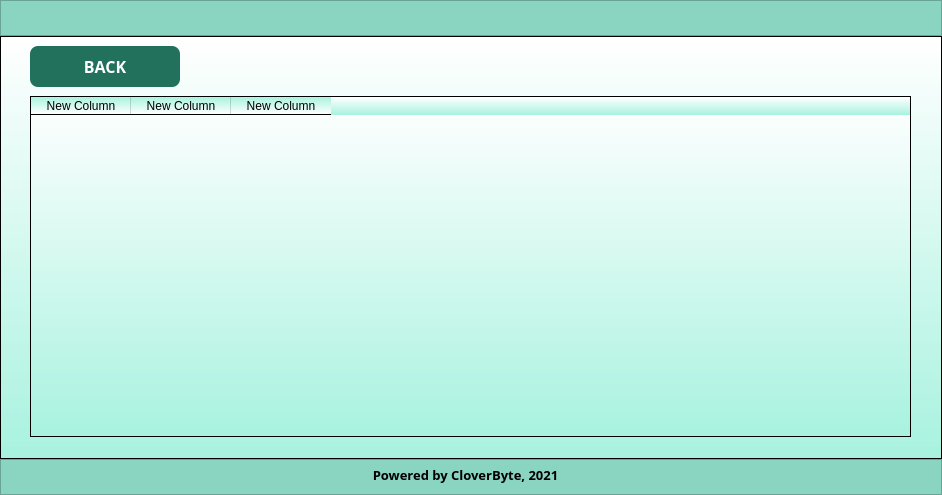
<?xml version="1.0" encoding="UTF-8"?>
<ui version="4.0">
 <class>MainWindow</class>
 <widget class="QMainWindow" name="MainWindow">
  <property name="geometry">
   <rect>
    <x>0</x>
    <y>0</y>
    <width>942</width>
    <height>495</height>
   </rect>
  </property>
  <property name="minimumSize">
   <size>
    <width>942</width>
    <height>495</height>
   </size>
  </property>
  <property name="maximumSize">
   <size>
    <width>942</width>
    <height>495</height>
   </size>
  </property>
  <property name="windowTitle">
   <string>MainWindow</string>
  </property>
  <widget class="QWidget" name="centralwidget">
   <layout class="QVBoxLayout" name="verticalLayout">
    <property name="spacing">
     <number>0</number>
    </property>
    <property name="leftMargin">
     <number>0</number>
    </property>
    <property name="topMargin">
     <number>0</number>
    </property>
    <property name="rightMargin">
     <number>0</number>
    </property>
    <property name="bottomMargin">
     <number>0</number>
    </property>
    <item>
     <widget class="QFrame" name="frame_3">
      <property name="minimumSize">
       <size>
        <width>0</width>
        <height>36</height>
       </size>
      </property>
      <property name="maximumSize">
       <size>
        <width>16777215</width>
        <height>36</height>
       </size>
      </property>
      <property name="styleSheet">
       <string notr="true">background-color: rgb(137, 213, 194)</string>
      </property>
      <property name="frameShape">
       <enum>QFrame::StyledPanel</enum>
      </property>
      <property name="frameShadow">
       <enum>QFrame::Raised</enum>
      </property>
      <widget class="QLabel" name="label_3">
       <property name="geometry">
        <rect>
         <x>10</x>
         <y>5</y>
         <width>81</width>
         <height>31</height>
        </rect>
       </property>
       <property name="styleSheet">
        <string notr="true">background: transparent</string>
       </property>
       <property name="text">
        <string/>
       </property>
       <property name="pixmap">
        <pixmap resource="resources.qrc">:/newPrefix/logo.png</pixmap>
       </property>
       <property name="scaledContents">
        <bool>true</bool>
       </property>
      </widget>
     </widget>
    </item>
    <item>
     <widget class="QFrame" name="frame">
      <property name="styleSheet">
       <string notr="true">background-color: qlineargradient(spread:pad, x1:0.5, y1:1, x2:0.5, y2:0, stop:0 rgba(168, 242, 223, 255), stop:1 rgba(255, 255, 255, 255))</string>
      </property>
      <property name="frameShape">
       <enum>QFrame::StyledPanel</enum>
      </property>
      <property name="frameShadow">
       <enum>QFrame::Raised</enum>
      </property>
      <widget class="QTableWidget" name="tableWidget">
       <property name="geometry">
        <rect>
         <x>30</x>
         <y>60</y>
         <width>881</width>
         <height>341</height>
        </rect>
       </property>
       <column>
        <property name="text">
         <string>New Column</string>
        </property>
       </column>
       <column>
        <property name="text">
         <string>New Column</string>
        </property>
       </column>
       <column>
        <property name="text">
         <string>New Column</string>
        </property>
       </column>
      </widget>
      <widget class="QPushButton" name="gobackbtn">
       <property name="geometry">
        <rect>
         <x>30</x>
         <y>10</y>
         <width>150</width>
         <height>41</height>
        </rect>
       </property>
       <property name="minimumSize">
        <size>
         <width>150</width>
         <height>41</height>
        </size>
       </property>
       <property name="font">
        <font>
         <family>Work Sans</family>
         <pointsize>12</pointsize>
         <weight>75</weight>
         <bold>true</bold>
        </font>
       </property>
       <property name="styleSheet">
        <string notr="true">QPushButton{
	background-color: rgb(33, 113, 93);
	border: none;
	color: rgb(255, 255, 255);
	border-radius: 8px;
}
QPushButton:hover{
	background-color: rgb(46, 159, 131);
}
QPushButton:pressed{
	background-color: rgb(29, 100, 82);
}</string>
       </property>
       <property name="text">
        <string>BACK</string>
       </property>
       <property name="flat">
        <bool>false</bool>
       </property>
      </widget>
     </widget>
    </item>
    <item>
     <widget class="QFrame" name="frame_2">
      <property name="minimumSize">
       <size>
        <width>0</width>
        <height>36</height>
       </size>
      </property>
      <property name="maximumSize">
       <size>
        <width>16777215</width>
        <height>36</height>
       </size>
      </property>
      <property name="styleSheet">
       <string notr="true">background-color: rgb(137, 213, 194)</string>
      </property>
      <property name="frameShape">
       <enum>QFrame::StyledPanel</enum>
      </property>
      <property name="frameShadow">
       <enum>QFrame::Raised</enum>
      </property>
      <widget class="QLabel" name="label_4">
       <property name="geometry">
        <rect>
         <x>340</x>
         <y>-20</y>
         <width>251</width>
         <height>71</height>
        </rect>
       </property>
       <property name="minimumSize">
        <size>
         <width>151</width>
         <height>71</height>
        </size>
       </property>
       <property name="font">
        <font>
         <family>Work Sans SemiBold</family>
         <pointsize>10</pointsize>
         <weight>75</weight>
         <bold>true</bold>
        </font>
       </property>
       <property name="styleSheet">
        <string notr="true">background: transparent</string>
       </property>
       <property name="text">
        <string>Powered by CloverByte, 2021</string>
       </property>
       <property name="alignment">
        <set>Qt::AlignCenter</set>
       </property>
      </widget>
     </widget>
    </item>
   </layout>
  </widget>
 </widget>
 <resources>
  <include location="resources.qrc"/>
 </resources>
 <connections/>
</ui>
